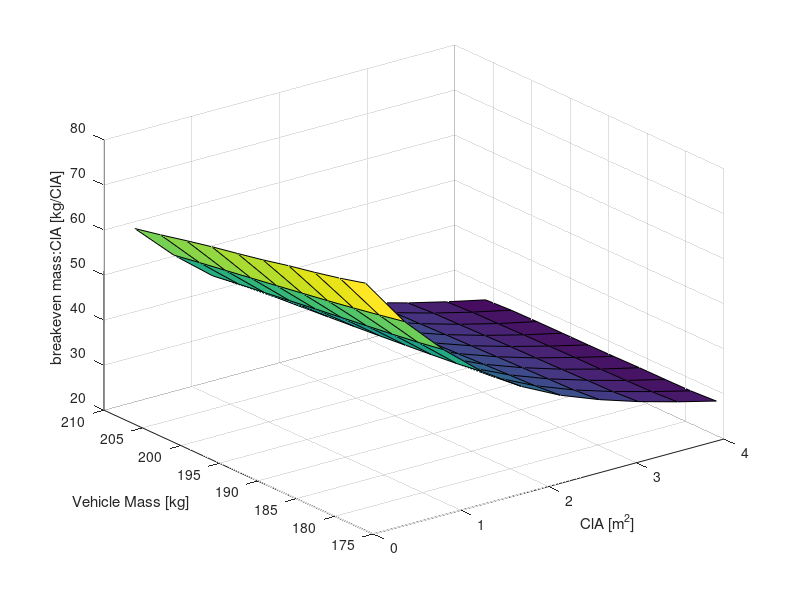
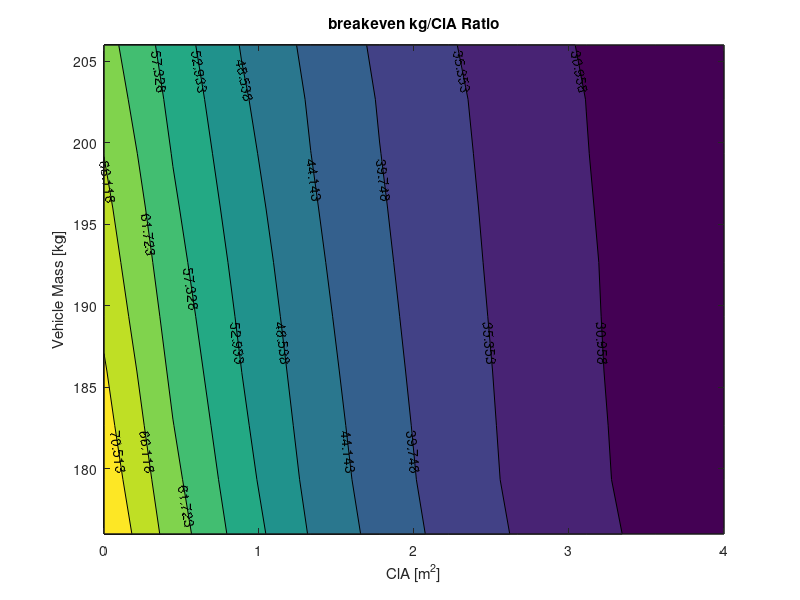
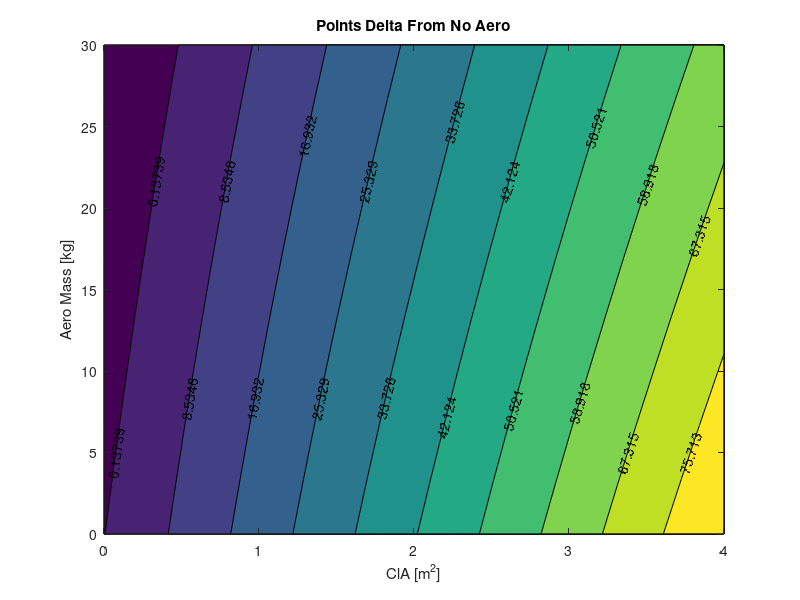

The MATLAB source for these figures, in order:
clc
clear all

load('DF_Mass_Sweep10x10.mat')

Results.ClA_list = linspace(0,4,10);
Results.m_list = 176+linspace(0,30,10);

[Results.ClA, Results.m] = meshgrid(Results.ClA_list,Results.m_list);

Results.points_total_mesh = reshape(Results.points_total,10,10);

%~~~~~~~

[dpoints_dcolumn,dpoints_drow] = gradient(Results.points_total_mesh);

[dCla_dcolumn,~] = gradient(Results.ClA);

[~,dm_drow] = gradient(Results.m);

%~~~~~~~

dpoints_dCla = dpoints_dcolumn ./ dCla_dcolumn;

dpoints_dm = dpoints_drow ./ dm_drow;

dm_dClA = -dpoints_dCla ./ dpoints_dm;

%%

figure(1)
surf(Results.ClA,Results.m,dm_dClA)
ylabel('Vehicle Mass [kg]')
xlabel('ClA [m^2]')
zlabel('breakeven mass:ClA [kg/ClA]')

figure(2)
contourf(Results.ClA,Results.m,dm_dClA,'showtext','on')
ylabel('Vehicle Mass [kg]')
xlabel('ClA [m^2]')
title('breakeven kg/ClA Ratio')

figure(3)
contourf(Results.ClA,Results.m-176,Results.points_total_mesh - Results.points_total_mesh(1,1),'showtext','on')
ylabel('Aero Mass [kg]')
xlabel('ClA [m^2]')
title('Points Delta From No Aero')